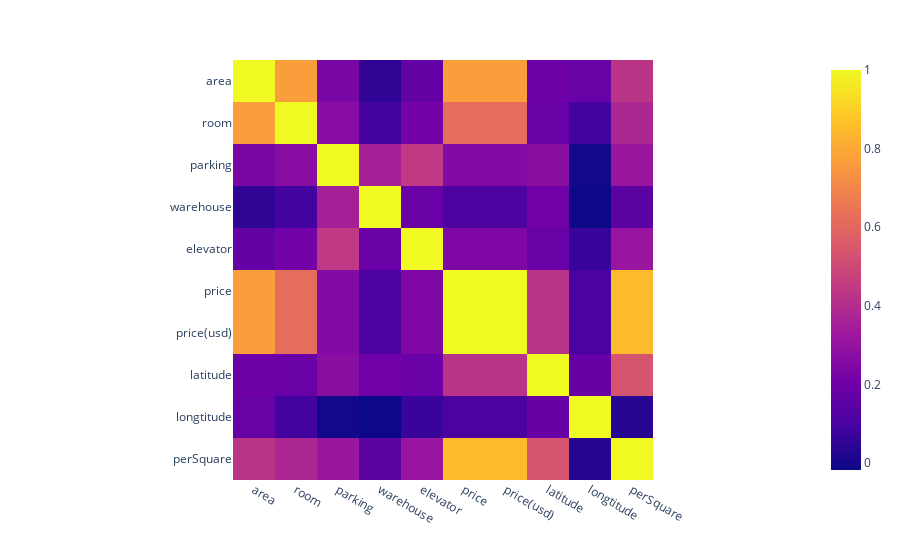

Here is the notebook cell this chart was saved with:
### Code cell
px.imshow(df.corr())

### Figure 1 — Plotly figure (JSON) as saved in the notebook; plotly's stock layout.template omitted (floating-point values rounded to 4 significant figures)
{"data": [{"coloraxis": "coloraxis", "hovertemplate": "x: %{x}<br>y: %{y}<br>color: %{z}<extra></extra>", "name": "0", "type": "heatmap", "x": ["area", "room", "parking", "warehouse", "elevator", "price", "price(usd)", "latitude", "longtitude", "perSquare"], "xaxis": "x", "y": ["area", "room", "parking", "warehouse", "elevator", "price", "price(usd)", "latitude", "longtitude", "perSquare"], "yaxis": "y", "z": [[1, 0.7675, 0.2335, 0.05304, 0.1694, 0.7678, 0.7678, 0.1948, 0.1821, 0.4282], [0.7675, 1, 0.268, 0.09232, 0.2119, 0.621, 0.621, 0.1859, 0.08881, 0.376], [0.2335, 0.268, 1, 0.3538, 0.4435, 0.2536, 0.2536, 0.2729, -0.006554, 0.3159], [0.05304, 0.09232, 0.3538, 1, 0.1863, 0.1117, 0.1117, 0.2045, -0.01728, 0.1501], [0.1694, 0.2119, 0.4435, 0.1863, 1, 0.2421, 0.2421, 0.1885, 0.06821, 0.3127], [0.7678, 0.621, 0.2536, 0.1117, 0.2421, 1, 1.0, 0.4219, 0.1077, 0.8474], [0.7678, 0.621, 0.2536, 0.1117, 0.2421, 1.0, 1, 0.4219, 0.1077, 0.8474], [0.1948, 0.1859, 0.2729, 0.2045, 0.1885, 0.4219, 0.4219, 1, 0.1807, 0.5355], [0.1821, 0.08881, -0.006554, -0.01728, 0.06821, 0.1077, 0.1077, 0.1807, 1, 0.03516], [0.4282, 0.376, 0.3159, 0.1501, 0.3127, 0.8474, 0.8474, 0.5355, 0.03516, 1]]}], "layout": {"coloraxis": {"colorscale": [[0, "#0d0887"], [0.1111, "#46039f"], [0.2222, "#7201a8"], [0.3333, "#9c179e"], [0.4444, "#bd3786"], [0.5556, "#d8576b"], [0.6667, "#ed7953"], [0.7778, "#fb9f3a"], [0.8889, "#fdca26"], [1, "#f0f921"]]}, "margin": {"t": 60}, "xaxis": {"anchor": "y", "constrain": "domain", "domain": [0, 1], "scaleanchor": "y"}, "yaxis": {"anchor": "x", "autorange": "reversed", "constrain": "domain", "domain": [0, 1]}}}
